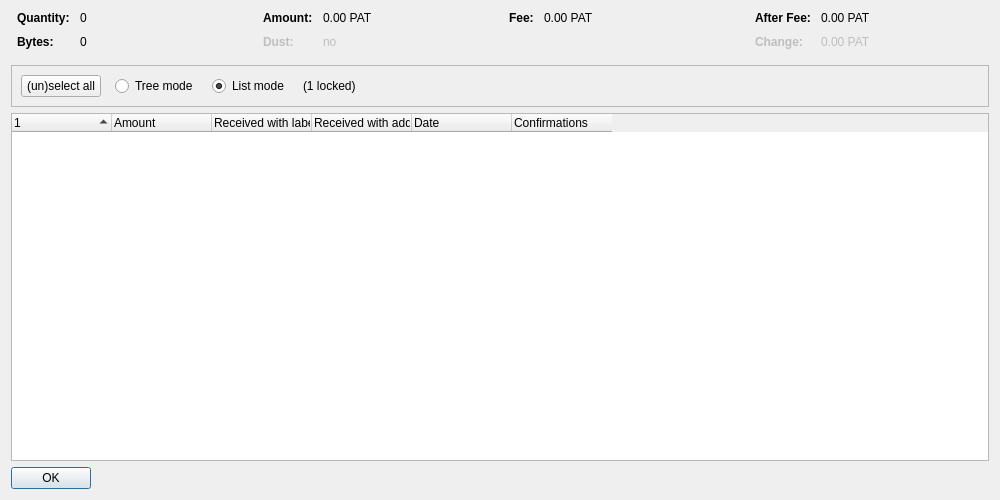
<?xml version="1.0" encoding="UTF-8"?>
<ui version="4.0">
 <class>CoinControlDialog</class>
 <widget class="QDialog" name="CoinControlDialog">
  <property name="geometry">
   <rect>
    <x>0</x>
    <y>0</y>
    <width>1000</width>
    <height>500</height>
   </rect>
  </property>
  <property name="windowTitle">
   <string>Coin Selection</string>
  </property>
  <layout class="QVBoxLayout" name="verticalLayout">
   <item>
    <layout class="QHBoxLayout" name="horizontalLayoutTop" stretch="0,0,0,0">
     <property name="topMargin">
      <number>0</number>
     </property>
     <property name="bottomMargin">
      <number>10</number>
     </property>
     <item>
      <layout class="QFormLayout" name="formLayoutCoinControl1">
       <property name="horizontalSpacing">
        <number>10</number>
       </property>
       <property name="verticalSpacing">
        <number>10</number>
       </property>
       <property name="leftMargin">
        <number>6</number>
       </property>
       <property name="rightMargin">
        <number>6</number>
       </property>
       <item row="0" column="0">
        <widget class="QLabel" name="labelCoinControlQuantityText">
         <property name="font">
          <font>
           <weight>75</weight>
           <bold>true</bold>
          </font>
         </property>
         <property name="text">
          <string>Quantity:</string>
         </property>
        </widget>
       </item>
       <item row="0" column="1">
        <widget class="QLabel" name="labelCoinControlQuantity">
         <property name="cursor">
          <cursorShape>IBeamCursor</cursorShape>
         </property>
         <property name="contextMenuPolicy">
          <enum>Qt::ActionsContextMenu</enum>
         </property>
         <property name="text">
          <string notr="true">0</string>
         </property>
         <property name="textInteractionFlags">
          <set>Qt::LinksAccessibleByMouse|Qt::TextSelectableByKeyboard|Qt::TextSelectableByMouse</set>
         </property>
        </widget>
       </item>
       <item row="1" column="0">
        <widget class="QLabel" name="labelCoinControlBytesText">
         <property name="font">
          <font>
           <weight>75</weight>
           <bold>true</bold>
          </font>
         </property>
         <property name="text">
          <string>Bytes:</string>
         </property>
        </widget>
       </item>
       <item row="1" column="1">
        <widget class="QLabel" name="labelCoinControlBytes">
         <property name="cursor">
          <cursorShape>IBeamCursor</cursorShape>
         </property>
         <property name="contextMenuPolicy">
          <enum>Qt::ActionsContextMenu</enum>
         </property>
         <property name="text">
          <string notr="true">0</string>
         </property>
         <property name="textInteractionFlags">
          <set>Qt::LinksAccessibleByMouse|Qt::TextSelectableByKeyboard|Qt::TextSelectableByMouse</set>
         </property>
        </widget>
       </item>
      </layout>
     </item>
     <item>
      <layout class="QFormLayout" name="formLayoutCoinControl2">
       <property name="horizontalSpacing">
        <number>10</number>
       </property>
       <property name="verticalSpacing">
        <number>10</number>
       </property>
       <property name="leftMargin">
        <number>6</number>
       </property>
       <property name="rightMargin">
        <number>6</number>
       </property>
       <item row="0" column="0">
        <widget class="QLabel" name="labelCoinControlAmountText">
         <property name="font">
          <font>
           <weight>75</weight>
           <bold>true</bold>
          </font>
         </property>
         <property name="text">
          <string>Amount:</string>
         </property>
        </widget>
       </item>
       <item row="0" column="1">
        <widget class="QLabel" name="labelCoinControlAmount">
         <property name="cursor">
          <cursorShape>IBeamCursor</cursorShape>
         </property>
         <property name="contextMenuPolicy">
          <enum>Qt::ActionsContextMenu</enum>
         </property>
         <property name="text">
          <string notr="true">0.00 PAT</string>
         </property>
         <property name="textInteractionFlags">
          <set>Qt::LinksAccessibleByMouse|Qt::TextSelectableByKeyboard|Qt::TextSelectableByMouse</set>
         </property>
        </widget>
       </item>
       <item row="1" column="0">
        <widget class="QLabel" name="labelCoinControlLowOutputText">
         <property name="enabled">
          <bool>false</bool>
         </property>
         <property name="font">
          <font>
           <weight>75</weight>
           <bold>true</bold>
          </font>
         </property>
         <property name="text">
          <string>Dust:</string>
         </property>
        </widget>
       </item>
       <item row="1" column="1">
        <widget class="QLabel" name="labelCoinControlLowOutput">
         <property name="enabled">
          <bool>false</bool>
         </property>
         <property name="cursor">
          <cursorShape>IBeamCursor</cursorShape>
         </property>
         <property name="contextMenuPolicy">
          <enum>Qt::ActionsContextMenu</enum>
         </property>
         <property name="text">
          <string notr="true">no</string>
         </property>
         <property name="textInteractionFlags">
          <set>Qt::LinksAccessibleByMouse|Qt::TextSelectableByKeyboard|Qt::TextSelectableByMouse</set>
         </property>
        </widget>
       </item>
      </layout>
     </item>
     <item>
      <layout class="QFormLayout" name="formLayoutCoinControl3">
       <property name="horizontalSpacing">
        <number>10</number>
       </property>
       <property name="verticalSpacing">
        <number>10</number>
       </property>
       <property name="leftMargin">
        <number>6</number>
       </property>
       <property name="rightMargin">
        <number>6</number>
       </property>
       <item row="0" column="0">
        <widget class="QLabel" name="labelCoinControlFeeText">
         <property name="font">
          <font>
           <weight>75</weight>
           <bold>true</bold>
          </font>
         </property>
         <property name="text">
          <string>Fee:</string>
         </property>
        </widget>
       </item>
       <item row="0" column="1">
        <widget class="QLabel" name="labelCoinControlFee">
         <property name="cursor">
          <cursorShape>IBeamCursor</cursorShape>
         </property>
         <property name="contextMenuPolicy">
          <enum>Qt::ActionsContextMenu</enum>
         </property>
         <property name="text">
          <string notr="true">0.00 PAT</string>
         </property>
         <property name="textInteractionFlags">
          <set>Qt::LinksAccessibleByMouse|Qt::TextSelectableByKeyboard|Qt::TextSelectableByMouse</set>
         </property>
        </widget>
       </item>
      </layout>
     </item>
     <item>
      <layout class="QFormLayout" name="formLayoutCoinControl4">
       <property name="horizontalSpacing">
        <number>10</number>
       </property>
       <property name="verticalSpacing">
        <number>10</number>
       </property>
       <property name="leftMargin">
        <number>6</number>
       </property>
       <property name="rightMargin">
        <number>6</number>
       </property>
       <item row="0" column="0">
        <widget class="QLabel" name="labelCoinControlAfterFeeText">
         <property name="font">
          <font>
           <weight>75</weight>
           <bold>true</bold>
          </font>
         </property>
         <property name="text">
          <string>After Fee:</string>
         </property>
        </widget>
       </item>
       <item row="0" column="1">
        <widget class="QLabel" name="labelCoinControlAfterFee">
         <property name="cursor">
          <cursorShape>IBeamCursor</cursorShape>
         </property>
         <property name="contextMenuPolicy">
          <enum>Qt::ActionsContextMenu</enum>
         </property>
         <property name="text">
          <string notr="true">0.00 PAT</string>
         </property>
         <property name="textInteractionFlags">
          <set>Qt::LinksAccessibleByMouse|Qt::TextSelectableByKeyboard|Qt::TextSelectableByMouse</set>
         </property>
        </widget>
       </item>
       <item row="1" column="0">
        <widget class="QLabel" name="labelCoinControlChangeText">
         <property name="enabled">
          <bool>false</bool>
         </property>
         <property name="font">
          <font>
           <weight>75</weight>
           <bold>true</bold>
          </font>
         </property>
         <property name="text">
          <string>Change:</string>
         </property>
        </widget>
       </item>
       <item row="1" column="1">
        <widget class="QLabel" name="labelCoinControlChange">
         <property name="enabled">
          <bool>false</bool>
         </property>
         <property name="cursor">
          <cursorShape>IBeamCursor</cursorShape>
         </property>
         <property name="contextMenuPolicy">
          <enum>Qt::ActionsContextMenu</enum>
         </property>
         <property name="text">
          <string notr="true">0.00 PAT</string>
         </property>
         <property name="textInteractionFlags">
          <set>Qt::LinksAccessibleByMouse|Qt::TextSelectableByKeyboard|Qt::TextSelectableByMouse</set>
         </property>
        </widget>
       </item>
      </layout>
     </item>
    </layout>
   </item>
   <item>
    <widget class="QFrame" name="frame">
     <property name="minimumSize">
      <size>
       <width>0</width>
       <height>40</height>
      </size>
     </property>
     <property name="frameShape">
      <enum>QFrame::StyledPanel</enum>
     </property>
     <property name="frameShadow">
      <enum>QFrame::Sunken</enum>
     </property>
     <layout class="QHBoxLayout" name="horizontalLayout">
      <item>
       <layout class="QHBoxLayout" name="horizontalLayoutPanel" stretch="0,0,0,0,0">
        <property name="spacing">
         <number>14</number>
        </property>
        <item>
         <widget class="QPushButton" name="pushButtonSelectAll">
          <property name="sizePolicy">
           <sizepolicy hsizetype="Maximum" vsizetype="Fixed">
            <horstretch>0</horstretch>
            <verstretch>0</verstretch>
           </sizepolicy>
          </property>
          <property name="text">
           <string>(un)select all</string>
          </property>
          <property name="autoDefault">
           <bool>false</bool>
          </property>
         </widget>
        </item>
        <item>
         <widget class="QRadioButton" name="radioTreeMode">
          <property name="sizePolicy">
           <sizepolicy hsizetype="Maximum" vsizetype="Fixed">
            <horstretch>0</horstretch>
            <verstretch>0</verstretch>
           </sizepolicy>
          </property>
          <property name="text">
           <string>Tree mode</string>
          </property>
         </widget>
        </item>
        <item>
         <widget class="QRadioButton" name="radioListMode">
          <property name="sizePolicy">
           <sizepolicy hsizetype="Maximum" vsizetype="Fixed">
            <horstretch>0</horstretch>
            <verstretch>0</verstretch>
           </sizepolicy>
          </property>
          <property name="text">
           <string>List mode</string>
          </property>
          <property name="checked">
           <bool>true</bool>
          </property>
         </widget>
        </item>
        <item>
         <widget class="QLabel" name="labelLocked">
          <property name="text">
           <string notr="true">(1 locked)</string>
          </property>
         </widget>
        </item>
        <item>
         <spacer name="horizontalSpacer">
          <property name="orientation">
           <enum>Qt::Horizontal</enum>
          </property>
          <property name="sizeHint" stdset="0">
           <size>
            <width>40</width>
            <height>20</height>
           </size>
          </property>
         </spacer>
        </item>
       </layout>
      </item>
     </layout>
    </widget>
   </item>
   <item>
    <widget class="CoinControlTreeWidget" name="treeWidget">
     <property name="contextMenuPolicy">
      <enum>Qt::CustomContextMenu</enum>
     </property>
     <property name="sortingEnabled">
      <bool>false</bool>
     </property>
     <property name="columnCount">
      <number>6</number>
     </property>
     <attribute name="headerShowSortIndicator" stdset="0">
      <bool>true</bool>
     </attribute>
     <attribute name="headerStretchLastSection">
      <bool>false</bool>
     </attribute>
     <column>
      <property name="text">
       <string/>
      </property>
     </column>
     <column>
      <property name="text">
       <string>Amount</string>
      </property>
     </column>
     <column>
      <property name="text">
       <string>Received with label</string>
      </property>
     </column>
     <column>
      <property name="text">
       <string>Received with address</string>
      </property>
     </column>
     <column>
      <property name="text">
       <string>Date</string>
      </property>
     </column>
     <column>
      <property name="text">
       <string>Confirmations</string>
      </property>
      <property name="toolTip">
       <string>Confirmed</string>
      </property>
     </column>
     <column>
      <property name="text">
       <string/>
      </property>
     </column>
     <column>
      <property name="text">
       <string/>
      </property>
     </column>
     <column>
      <property name="text">
       <string/>
      </property>
     </column>
     <column>
      <property name="text">
       <string/>
      </property>
     </column>
    </widget>
   </item>
   <item>
    <widget class="QDialogButtonBox" name="buttonBox">
     <property name="sizePolicy">
      <sizepolicy hsizetype="Maximum" vsizetype="Fixed">
       <horstretch>0</horstretch>
       <verstretch>0</verstretch>
      </sizepolicy>
     </property>
     <property name="orientation">
      <enum>Qt::Horizontal</enum>
     </property>
     <property name="standardButtons">
      <set>QDialogButtonBox::Ok</set>
     </property>
    </widget>
   </item>
  </layout>
 </widget>
 <customwidgets>
  <customwidget>
   <class>CoinControlTreeWidget</class>
   <extends>QTreeWidget</extends>
   <header>qt/coincontroltreewidget.h</header>
  </customwidget>
 </customwidgets>
 <resources/>
 <connections/>
</ui>
